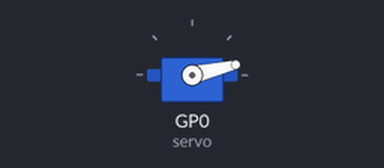
The program below on a simulated Raspberry Pi Pico running MicroPython. Parts: servo. Servo angles are drawn from the pulse width (0.5 ms = 0°, 2.5 ms = 180°).

Above: at 0.05 s.
At 0.2 s:
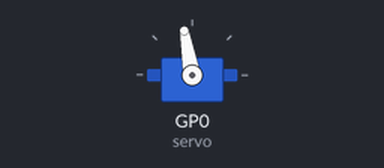
At 0.35 s:
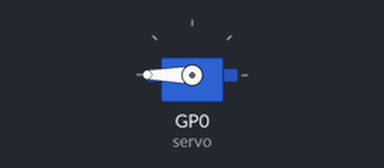
At 0.7 s:
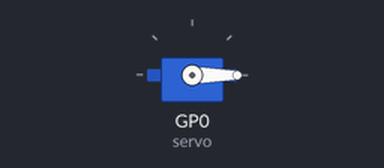
Timing chart, 0 to 3.0 s (numbered marks = the images above):
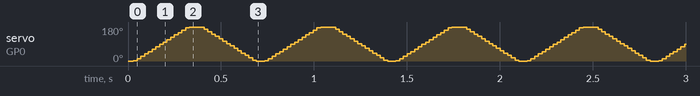

The program:

pwm_test.py
```python
from machine import PWM, Pin
from time import sleep

servo = PWM(Pin(0))

servo.freq(50)
MAX_DUTY = 9000
MIN_DUTY = 1000
duty = MIN_DUTY

direction = 1
while True:
    for _ in range(1024):
        duty += direction
        if duty > MAX_DUTY:
            duty = MAX_DUTY
            direction = -direction
        elif duty < MIN_DUTY:
            duty = MIN_DUTY
            direction = -direction
        servo.duty_u16(duty)
        # print(duty)
        # sleep(0.00001)
```
